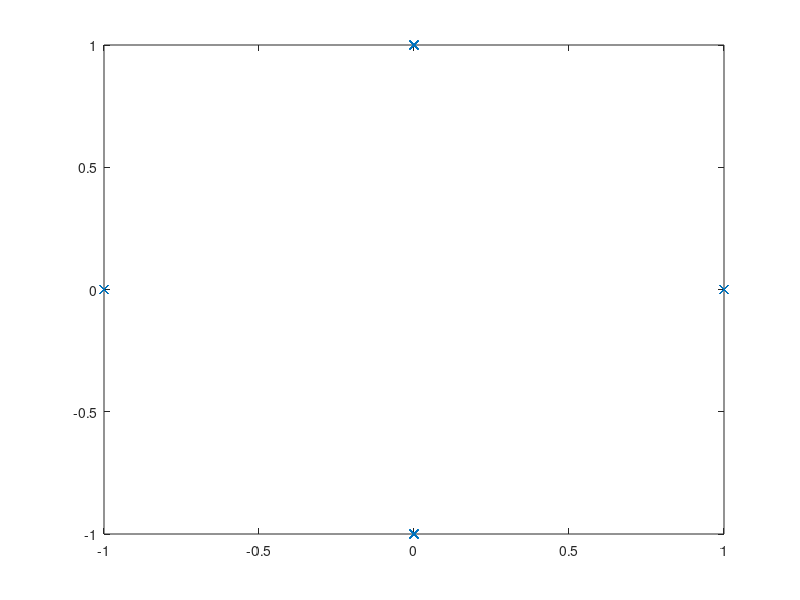

Write the MATLAB code that produced this figure. (Note: this script raises an error after producing the figure.)
clc; close all; clear;

%% 신호 변조

sig = randi([0 3], 1000, 1);

modQpskSig = pskmod(sig, 4, pi/2);

figure;
plot(real(modQpskSig), imag(modQpskSig), 'x')

tdl = nrTDLChannel();



signalOut = tdl(modQpskSig);

signalOut = awgn(signalOut, 10);

figure;
plot(real(signalOut), imag(signalOut), 'x');

